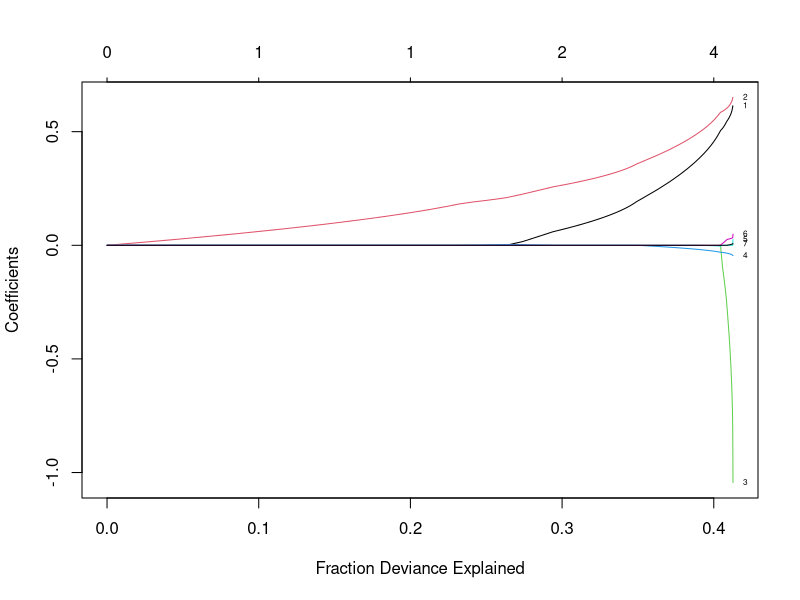
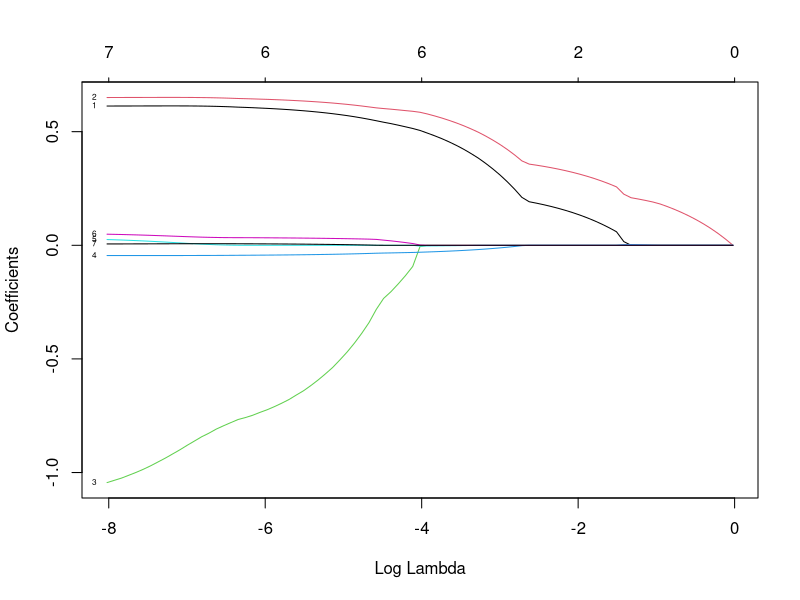
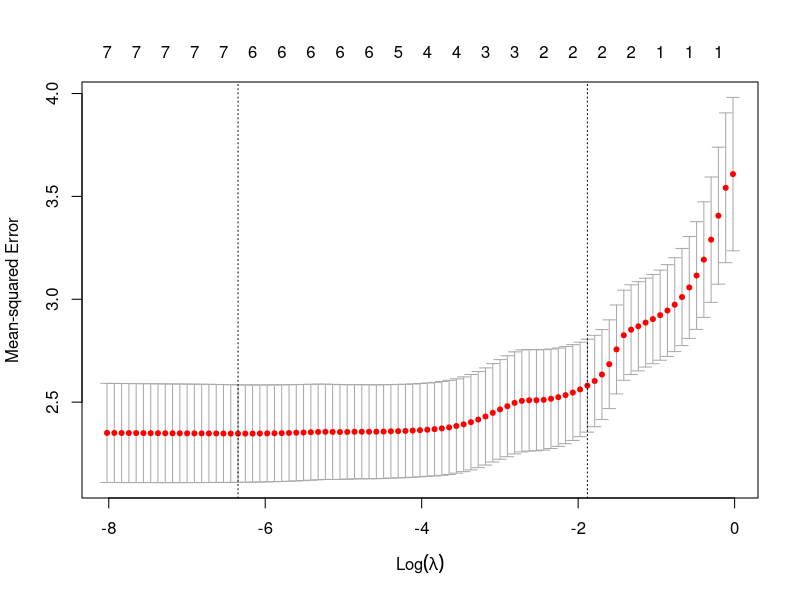

Here is the R script that generated these plots, in order:
## ---- chunk 1
library(tidyverse)
## ---- chunk 2
library(here)
stress.data = read.csv(here("data/stress.csv"))
library(psych)
describe(stress.data, fast = T)

model.lm = lm(Stress ~ Anxiety*Support*group, 
              data = stress.data)
summary(model.lm)$r.squared
## ---- chunk 3
library(caret)
# set control parameters
ctrl <- trainControl(method="cv", number=10)
# use train() instead of lm()
cv.model <- train(Stress ~ Anxiety*Support*group, 
               data = stress.data, 
               trControl=ctrl, # what are the control parameters
               method="lm") # what kind of model
cv.model
## ---- chunk 4
# provide your original lm model to get matrix of predictors
X.matrix <- model.matrix.lm(model.lm) 
head(X.matrix)
library(glmnet)
lasso.mod <- glmnet(x = X.matrix[,-1], #don't need the intercept 
                    y = stress.data$Stress)
## ---- chunk 5
lasso.mod
## ---- chunk 6
plot(lasso.mod, xvar = "dev", label = T)
## ---- chunk 7
plot(lasso.mod, xvar = "lambda", label = TRUE)
## ---- chunk 8
coef = coef(lasso.mod, s = exp(-5))
round(x = coef, digits = 2)
## ---- chunk 9
coef = coef(lasso.mod, s = exp(-4))
round(x = coef, digits = 2)
## ---- chunk 10
coef = coef(lasso.mod, s = 0)
coef
## ---- chunk 11
coef = coef(lasso.mod, s = 1)
coef
## ---- chunk 12
cvfit <- cv.glmnet(x = X.matrix[,-1], y = stress.data$Stress, type.measure = "deviance")
cvfit
## ---- chunk 13
plot(cvfit)
